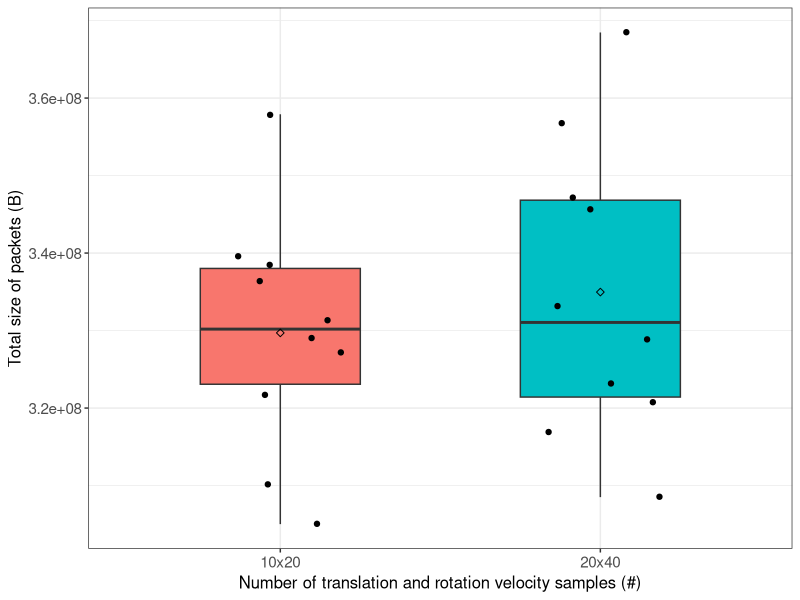
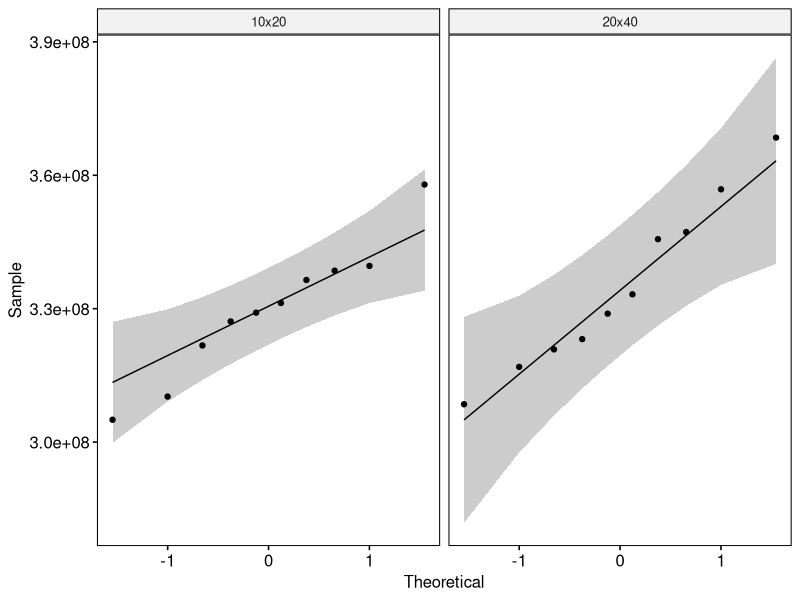

Recreate these plots in R, in order.
## ---- chunk 1
if (!require('tidyverse')) install.packages('tidyverse', dependencies = TRUE); library('tidyverse')
if (!require('ggpubr')) install.packages('ggpubr', dependencies = TRUE); library('ggpubr')
if (!require('rstatix')) install.packages('rstatix', dependencies = TRUE); library('rstatix')
if (!require('ggplot2')) install.packages('ggplot2', dependencies = TRUE); library('ggplot2')
## ---- chunk 2
data <- read.csv(file = '../../raw_data/test_velocity_samples/run_table.csv')
data <- subset(data, select = c(X__run_id, velocity_samples, size_of_packets))
data$velocity_samples <- as.factor(data$velocity_samples)
data$size_of_packets <- as.numeric(data$size_of_packets)
## ---- chunk 3
data %>%
  group_by(velocity_samples) %>%
  get_summary_stats(size_of_packets, type = "mean_sd")
## ---- chunk 4
ggplot(data, aes(x = velocity_samples, y = size_of_packets, fill = velocity_samples)) +
  theme_bw() + 
  geom_boxplot(width = 0.5, outlier.size = 0.5) + 
  geom_jitter(width = 0.2) +
  stat_summary(fun = mean, color = 'black', geom = 'point', shape = 5, size = 1.5) +
  labs(x = "Number of translation and rotation velocity samples (#)", y = "Total size of packets (B)") +
  theme(legend.position = 'none') +
  theme(
    axis.title.x = element_text(size = 12, family = 'sans'),
    axis.title.y = element_text(size = 12, family = 'sans'),
    axis.text.x = element_text(size = 11, family = 'sans'),
    axis.text.y = element_text(size = 11, family = 'sans'),
    
  )
## ---- chunk 5
data %>% 
  group_by(velocity_samples) %>%
  identify_outliers(size_of_packets)
## ---- chunk 6
ggqqplot(data, x = "size_of_packets", facet.by = "velocity_samples")
## ---- chunk 7
data %>%
  group_by(velocity_samples) %>%
  shapiro_test(size_of_packets)
## ---- chunk 8
data %>%
  t_test(size_of_packets ~ velocity_samples) %>%
  add_significance()
